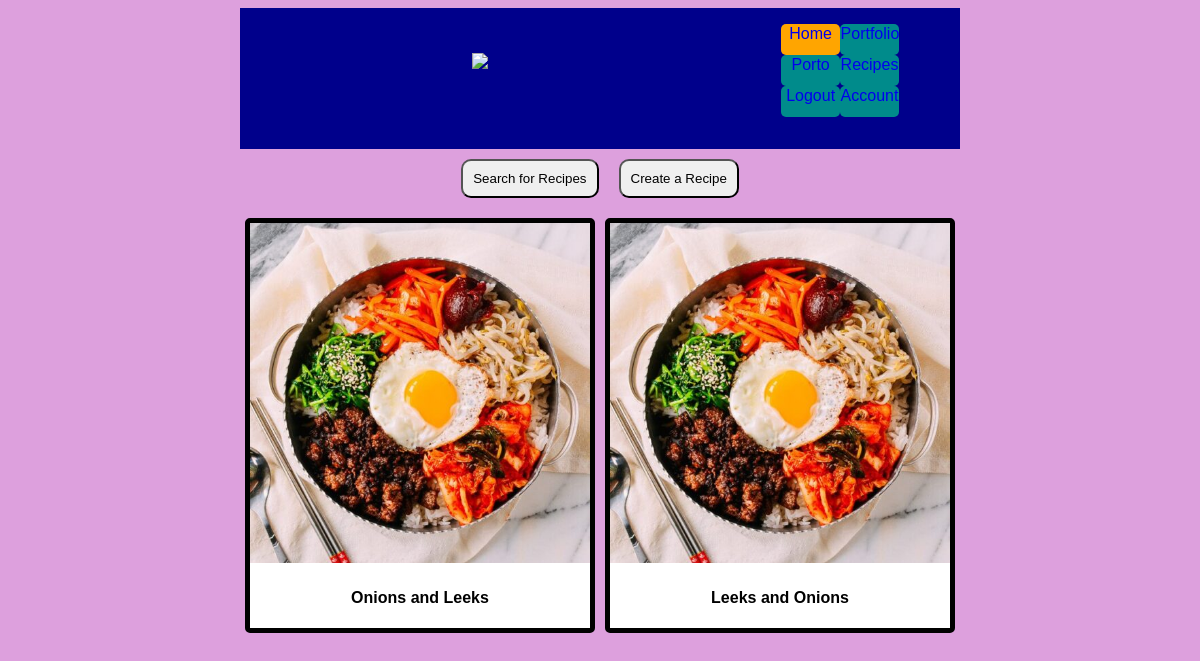
Before: /recipes (signed in) with the older database file.
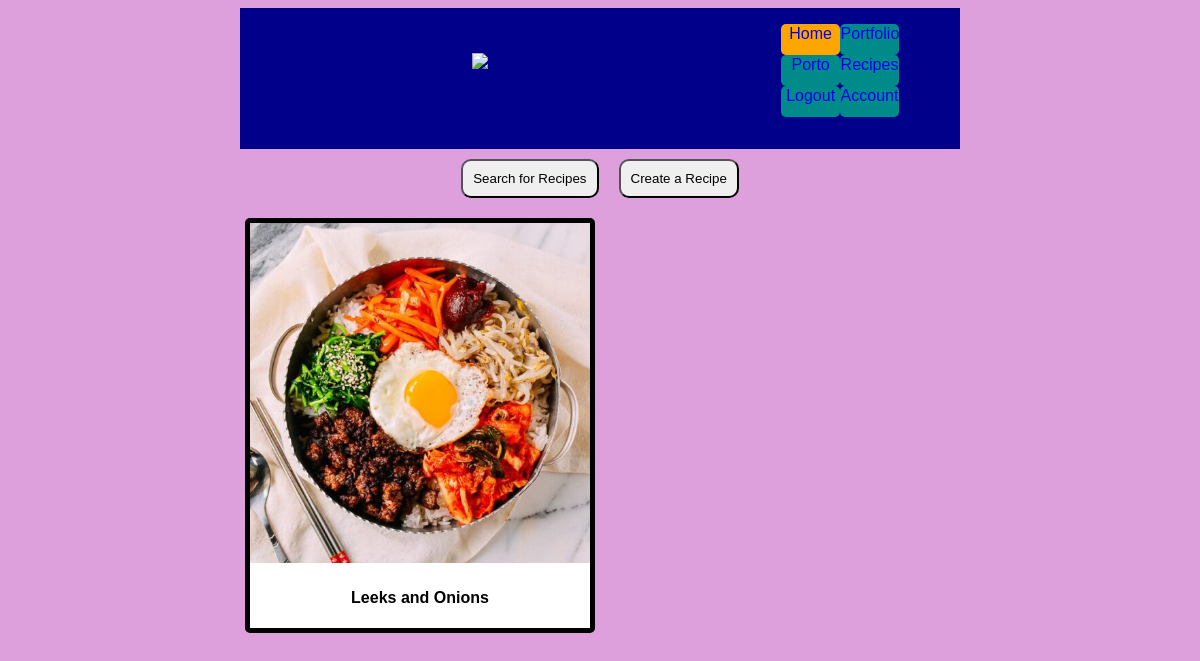
After: the same page with the newer database file.
### app/models.py (models this page shows, shortened)
class Serializer(object):
    def serialize(self):
        return {c: getattr(self, c) for c in inspect(self).attrs.keys()}
    @staticmethod
    def serialize_list(l):
        return [m.serialize() for m in l]

class Recipe(db.Model, Serializer):
  id = db.Column(db.Integer, primary_key=True)
  recipename = db.Column(db.String(20), nullable=False)
  recipedesc = db.Column(db.String(100), nullable=False)
  createddate = db.Column(db.DateTime, nullable=False, default=datetime.utcnow)
  image_file = db.Column(db.String(20), nullable=False, default='default.jpg')
  steps = db.relationship('RecipeStep', backref='recipe', lazy=False)
  ingredients = db.relationship('RecipeIngredient', backref='recipe', lazy=False)
  author_id = db.Column(db.Integer, db.ForeignKey('user.id'), nullable=False)

### app/routes.py (the view, shortened to what this page needs)
@app.route("/recipes", methods=["GET", "POST"])
def recipes():
    if not current_user.is_authenticated:
        return redirect(url_for('login'))
    form = RecipeForm() #Include form to create a recipe.
    sform = SearchRecipeForm()
    recipes = Recipe.query.all()
    return render_template('recipes.html', title='Recipes', form=form, recipes=recipes, sform=sform)

### app/models.py (called while the page is built)
@login_manager.user_loader
def load_user(user_id):
  return User.query.get(int(user_id))

  def __repr__(self):
    return f"Ingredient {self.name}"

### app/templates/recipes.html (shortened to what this page needs)
{% extends "layout.html" %}
{% block body %}
<div class="searchcreate">
  <button id="searchb">Search for Recipes</button>
  <button id="createb">Create a Recipe</button>
</div>
<div class="recipes">
  {% if recipe %}
  <div class="recipe">
    <div class="recipe-image">
      <img class="" src="{{url_for('static', filename='images/' + recipe.image_file)}}" alt="{{ recipe.name }}">
      <button class="edit">Change Image</button>
    </div>
    <div class="recipe-header" id="bbb">
      <div class="slide active-slide">
        <h4><b>{{recipe.recipename}}</b></h4>
        <div class="recipe-detail">
          <p>{{recipe.recipedesc}}</p>
          {% if current_user.is_authenticated and current_user.id == recipe.author_id %}
          <a href="{{url_for('editrecipe', id=recipe.id)}}"><button id="edit">Edit</button></a>
          <a href="{{url_for('deleterecipe', id=recipe.id)}}"><button id="delete">Delete</button></a>
          {% endif %}
        </div>
      </div>
      {% for step in recipe.steps %}
      <div class="slide">
        <h4><b>Step {{step.stepnumber}}</b></h4>
        <div class="recipe-detail">
          <p>{{step.steptext}}</p>
        </div>
      </div>
      {% endfor %}
    </div>
    <div class="ingredients">
      {% for ingredient in recipe.ingredients %}
      <div class="ingredient">
        <h4>{{ingredient.ingredient.name}}</h4>
        <h4>{{ingredient.amount}} {{ingredient.unit.name}}s</h4>
      </div>
      {% endfor %}
    </div>
  </div>
  {% else %}
  {% for recipe in recipes %}
  <div class="recipe">
    <div class="recipe-image">
      <img class="" src="{{url_for('static', filename='images/' + recipe.image_file)}}" alt="{{ recipe.name }}">
    </div>
    <div class="recipe-header" id="bbb">
      <div class="slide active-slide">
        <h4><b>{{recipe.recipename}}</b></h4>
      </div>
    </div>
  </div>
  {% endfor %}
  {% endif %}
</div>
{% endblock %}

### app/templates/layout.html (shortened to what this page needs)
<!DOCTYPE html>
<html lang="eng">
  <head>
    <link href="{{ url_for('static', filename='style/nobootstrap.css') }}" rel="stylesheet">
    <link href="{{ url_for('static', filename='style/menucards.css') }}" rel="stylesheet">
  </head>
  <body class="container">
    <nav class="nav">
      <a class="" href="#"><img src="logo.jpg"></a>
      <div id="menu">
        <ul>
          <li class="active">
          <a class="" href="{{ url_for('home') }}">Home</a>
          </li>
          <li class="">
            <a class="" href="#">Portfolio</a>
          </li>
          <li class="">
            <a class="" href="#">Porto</a>
          </li>
          <li class="">
            <a class="" href="{{ url_for('recipes') }}">Recipes</a>
          </li>
          {% if current_user.is_authenticated %}
          <li class="">
            <a class="" href="{{ url_for('logout') }}">Logout</a>
          </li>
          <li class="">
            <a class="" href="{{ url_for('account') }}">Account</a>
          </li>
          {% endif %}
        </ul>
      </div>
    </nav>
    {% block body %}{% endblock %}
  </body>
</html>

### app/static/style/menucards.css (style rules this page uses)
.recipes { display: grid; grid-template-columns: repeat(1, 1fr); padding-top: 5px; }
.recipe { padding: auto; margin: 5px; border-style: solid; border-width: 5px; border-color: black; border-radius: 5px; background-color: white; }
.recipe-header { padding: auto; text-align: center; }
.slide { display: none; }
.active-slide { display: block; height: 100%; }
.searchcreate { display: flex; justify-content: center; }
.searchcreate > button { padding: 10px; margin: 10px; border-radius: 10px; }
@media (min-width: 50rem) { .recipes { grid-template-columns: repeat(2, 1fr); } }

Changed rows visible on the page:
removed Recipe: image_file (placeholder picture), recipename "Onions and Leeks"
